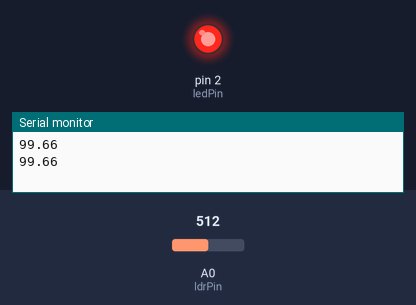
The program below on a simulated Arduino Uno, built with avr-gcc and run on an emulated ATmega328P. On the bench: output pins drawn as LEDs (lit = HIGH), the last lines printed to the serial monitor. Inputs (shaded band) come from the test bench; at power-on: A0 (ldrPin) = 512.

Above: at 1.8 s.
1.9 s: A0 (ldrPin) set to 400
3.4 s: A0 (ldrPin) set to 374
At 4.5 s:
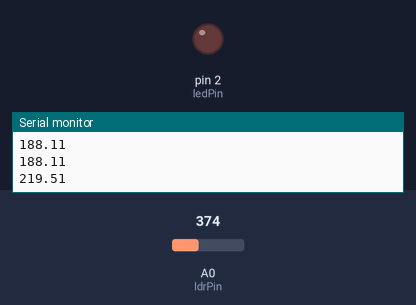
5.5 s: A0 (ldrPin) set to 511
At 7.2 s:
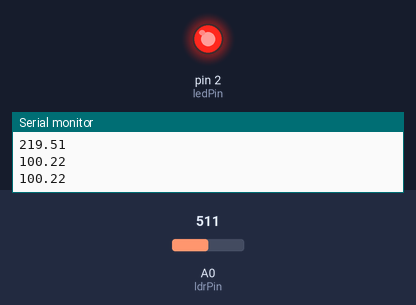
7.5 s: A0 (ldrPin) set to 306
At 8.9 s:
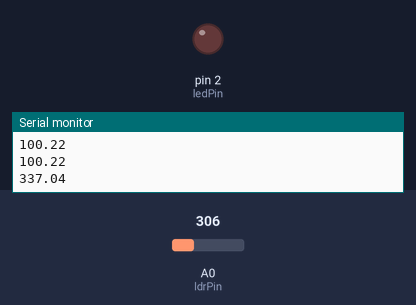
Timing chart, 0 to 10.5 s (numbered marks = the images above; inputs shaded):
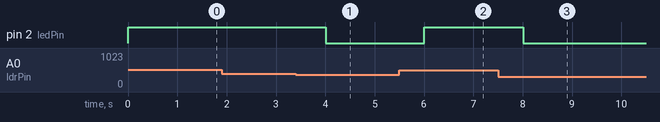

The program:

main.cpp
```cpp
#include <Arduino.h>

int ldrPin = A0;     // LDR pin
int ldrVal = 0;      // Value of LDR
int ledPin = 2;     // Build in LED pin

const float GAMMA = 0.7;
const float RL10 = 50;
void setup() {
  Serial.begin(9600);
   pinMode(2, OUTPUT);
}
void loop() {
  ldrVal = analogRead(ldrPin);
   float voltage = ldrVal / 1024. * 5;
  float resistance = 2000 * voltage / (1 - voltage / 5);
  float lux = pow(RL10 * 1e3 * pow(10, GAMMA) / resistance, (1 / GAMMA));

 if (lux < 200) {
    digitalWrite(ledPin, HIGH);
  } else {
    digitalWrite(ledPin, LOW);
  }
  Serial.println(lux);
  delay(1000);
}
```

Measured:
- the behaviour switches between 390 and 389 on A0 (ldrPin) (found by bisection; images 0 and 1)
- after the input at 3.4 s, pin 2 (ledPin): HIGH → LOW after 0.60 s
- after the input at 5.5 s, pin 2 (ledPin): LOW → HIGH after 0.51 s
- after the input at 7.5 s, pin 2 (ledPin): HIGH → LOW after 0.51 s
